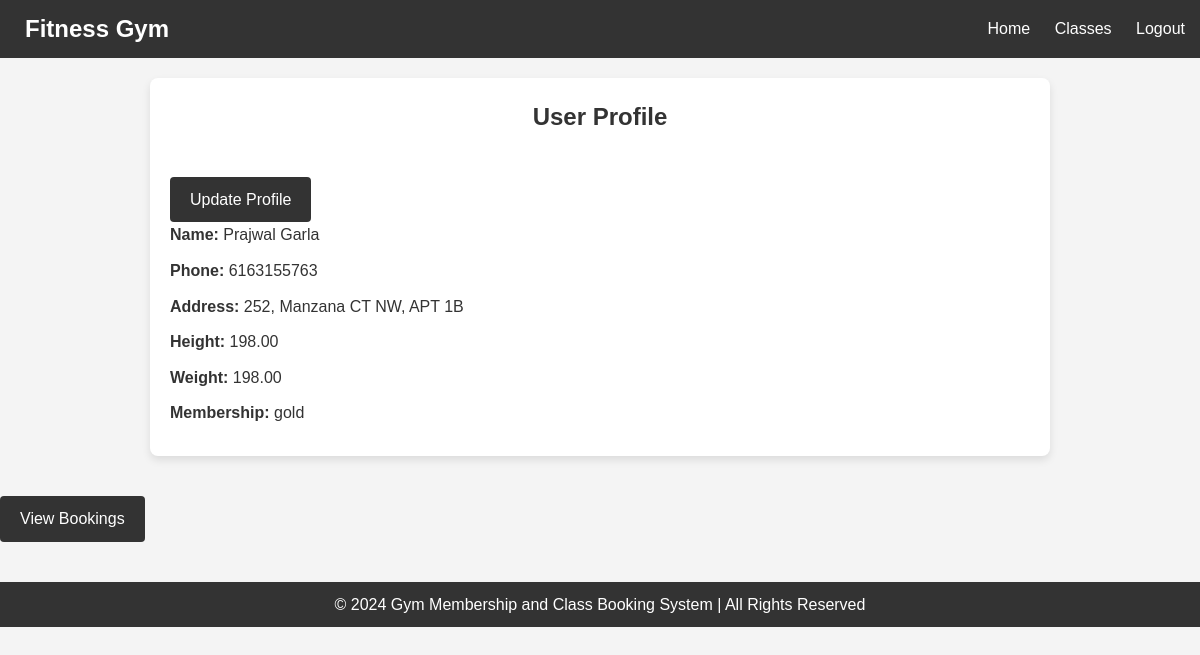
/profile/userprofile/ (signed in), run on the app's committed database.
### user/models.py (models this page shows, shortened)
class Profile(models.Model):
    MEMBERSHIP_CHOICES = [
        ('silver', 'Silver'),
        ('gold', 'Gold'),
        ('platinum', 'Platinum'),
    ]
    user = models.OneToOneField(User, on_delete=models.CASCADE)
    full_name = models.CharField(max_length=100,null=True, blank=True)
    phone_number = models.CharField(max_length=15, null=True, blank=True)
    address = models.TextField(null=True, blank=True)
    height = models.DecimalField(max_digits=5, decimal_places=2, null=True, blank=True)  # In meters, for example
    weight = models.DecimalField(max_digits=5, decimal_places=2, null=True, blank=True)  # In kg
    membership = models.CharField(
        max_length=10,
        choices=MEMBERSHIP_CHOICES,
        default='silver'
    )

### user/views.py (the view)
# urls.py: path('userprofile/',views.userprofile,name='userprofile')
@login_required
def userprofile(request):
    profile, created = Profile.objects.get_or_create(user=request.user)
    form = ProfileForm(request.POST or None, instance=profile)
    if form.is_valid():
        form.save()  # Save the profile data
        return redirect('userprofile')  # Redirect to avoid re-posting the form on refresh
    return render(request, 'userprofile.html', {'form': form, 'profile': profile})

### templates/userprofile.html (shortened to what this page needs)
{% load static %}
<!DOCTYPE html>
<html lang="en">
<head>
</head>
<body>
  <header>
    <div class="container">
      <h1>Fitness Gym</h1>
      <nav>
        <a href="{% url 'home' %}">Home</a>
        <a href="{% url 'classes' %}">Classes</a>
        <a href="{% url 'index' %}">Logout</a>
      </nav>
    </div>
  </header>
  <div class="profile-container">
    <h2>User Profile</h2>
    <a href="{% url 'profile' %}">Update Profile</a>
    {% if profile %}
      <p><strong>Name:</strong> {{ profile.full_name }}</p>
      <p><strong>Phone:</strong> {{ profile.phone_number }}</p>
      <p><strong>Address:</strong> {{ profile.address }}</p>
      <p><strong>Height:</strong> {{ profile.height }}</p>
      <p><strong>Weight:</strong> {{ profile.weight }}</p>
      <p><strong>Membership:</strong> {{ profile.membership }}</p>
    {% else %}
      <p>No profile information available.</p>
    {% endif %}
  </div>
<a href="{% url 'user_bookings' %}" class="btn">View Bookings</a>
  <footer>
    <div class="container">
      <p>&copy; 2024 Gym Membership and Class Booking System | All Rights Reserved</p>
    </div>
  </footer>
</body>
</html>

### templates/userprofile.html (style rules this page uses)
* { margin: 0; padding: 0; box-sizing: border-box; }
body { font-family: Arial, sans-serif; background-color: #f4f4f4; color: #333; line-height: 1.6; }
header { background-color: #333; color: #fff; padding: 10px 0; }
header .container { max-width: 1200px; margin: 0 auto; padding: 0 15px; display: flex; justify-content: space-between; align-items: center; }
header h1 { font-size: 24px; margin-left: 10px; }
nav a { color: #fff; text-decoration: none; margin-left: 20px; font-size: 16px; }
.profile-container { max-width: 900px; margin: 20px auto; background-color: #fff; padding: 20px; border-radius: 8px; box-shadow: 0 4px 8px rgba(0, 0, 0, 0.1); }
.profile-container h2 { text-align: center; margin-bottom: 20px; color: #333; }
.profile-container p { margin-bottom: 10px; font-size: 16px; }
.profile-container a { display: inline-block; background-color: #333; color: #fff; padding: 10px 20px; text-decoration: none; border-radius: 4px; margin-top: 20px; text-align: center; }
footer { background-color: #333; color: #fff; padding: 10px 0; margin-top: 40px; text-align: center; }
.btn { display: inline-block; background-color: #333; color: #fff; padding: 10px 20px; text-decoration: none; border-radius: 4px; margin-top: 20px; text-align: center; font-size: 16px; transition: background-color 0.3s ease; }

### data on the page
Profile: full_name "Prajwal Garla", phone_number "6163155763", address "252, Manzana CT NW, APT 1B", height "198.00", weight "198.00", membership "gold"
